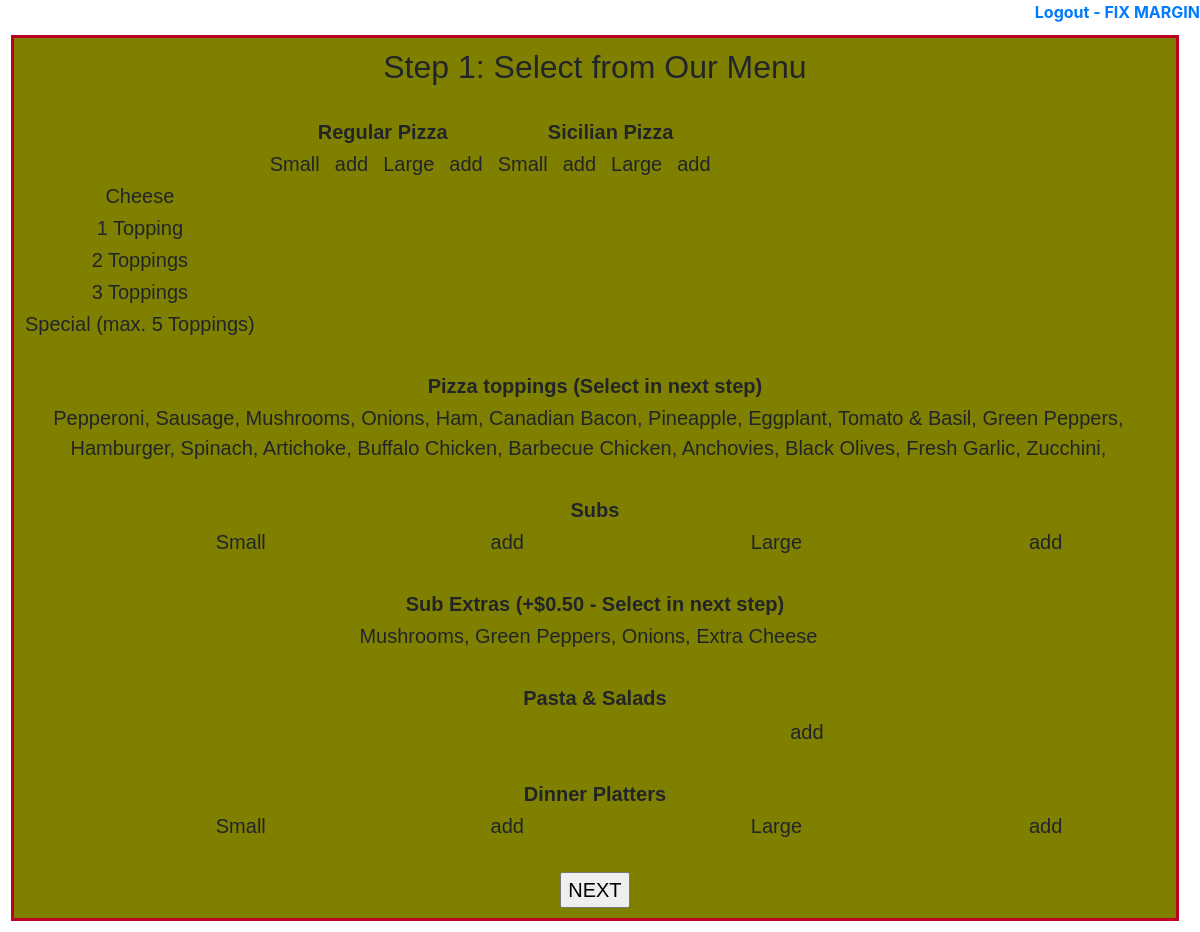
Before: / (signed in) with the older database file.
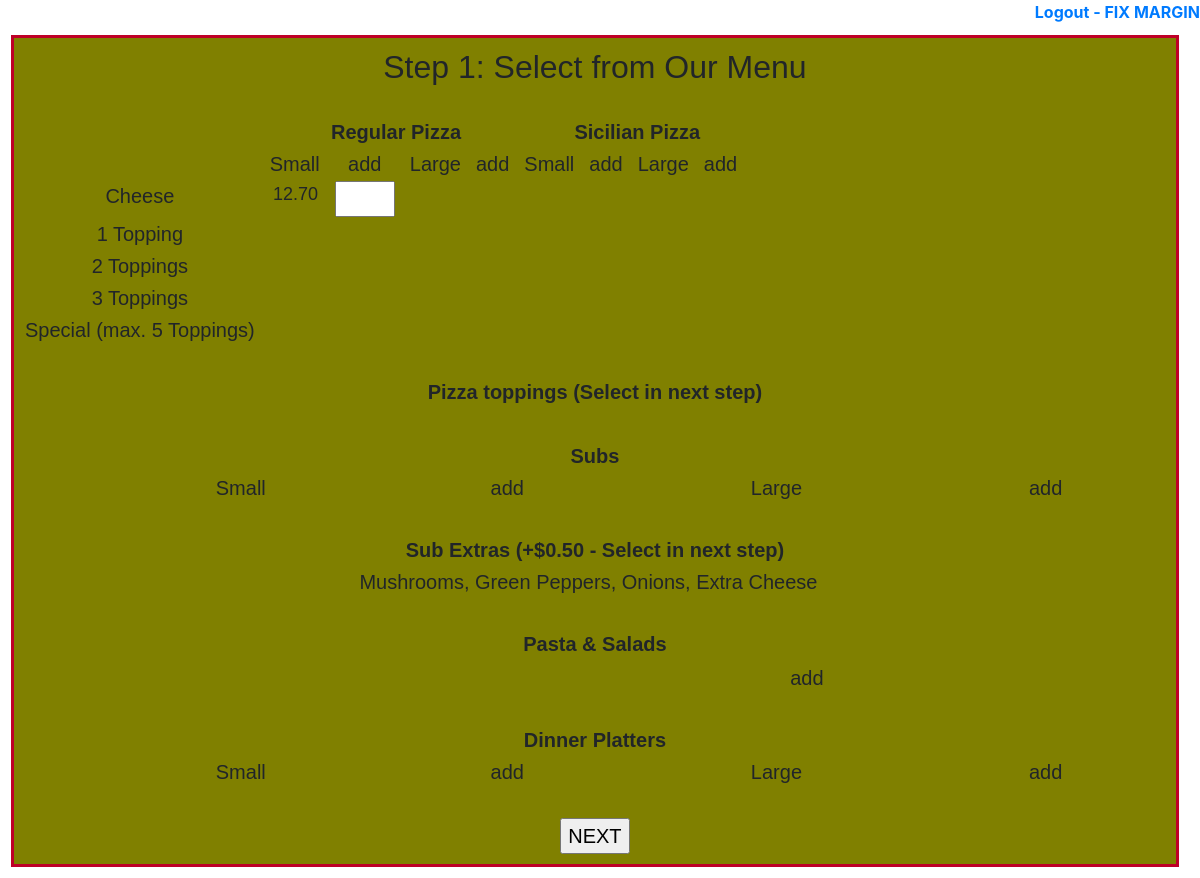
After: the same page with the newer database file.
### orders/models.py (models this page shows, shortened)
class Topping(models.Model):
  name = models.CharField(max_length=64, primary_key=True)

class Dish(models.Model):
  name = models.CharField(max_length=64, blank=True) # blank makes name optional
  size = models.CharField(max_length=1, choices=SIZE_CHOICES, default=SMALL, blank=True)
  price = models.DecimalField(max_digits=6, decimal_places=2, default=None)

class Pizza(Dish):
  dish = models.ForeignKey(Dish, on_delete=models.CASCADE, related_name="dish_id_pizza")
  REGULAR = 'REGULAR'
  SICILIAN = 'SICILIAN'
  STYLE_CHOICES = ( (REGULAR, 'Regular'), (SICILIAN, 'Sicilian'),)
  style = models.CharField(max_length=7, choices=STYLE_CHOICES, default=REGULAR)
  topping_count = models.IntegerField(default=0, validators=[MaxValueValidator(5), MinValueValidator(0)])

class Dish(models.Model):
  name = models.CharField(max_length=64, blank=True) # blank makes name optional
  size = models.CharField(max_length=1, choices=SIZE_CHOICES, default=SMALL, blank=True)
  price = models.DecimalField(max_digits=6, decimal_places=2, default=None)

### orders/views.py (the view)
# urls.py: path("", views.index, name="index"),
@login_required
def index(request):
  if request.method == 'POST':
    q_preselection = request.POST.dict()
    print("IS THERE ALREADY STH IN BASKET? ", q_preselection) # comes out empty
  cheese = Pizza.objects.filter(Q(topping_count=0)).order_by('price')
  for c in cheese:
    print("CHEESES cOME OUT AS:")
    print(c.size, c.style, c.topping_count)
  context = {
  "0top": Pizza.objects.filter(Q(topping_count=0)).order_by('price'),
  "1top": Pizza.objects.filter(Q(topping_count=1)).order_by('price'),
  "2top": Pizza.objects.filter(Q(topping_count=2)).order_by('price'),
  "3top": Pizza.objects.filter(Q(topping_count=3)).order_by('price'),
  "5top": Pizza.objects.filter(Q(topping_count=5)).order_by('price'),
  "toppings": Topping.objects.all(),
  "subs": Sub.objects.all(),
  "pastasalads": PastaSalad.objects.all(),
  "platters": Platter.objects.all()
  }
  return render(request, "pizza/index.html", context)

### orders/templates/pizza/index.html (shortened to what this page needs)
{% extends "pizza/innerlayout.html" %}
{% block head %}
{% load static %}
{% endblock %}
{% block body %}
<table width=100%>
  <tr>
    <td>
      <form action="{% url 'prebasket' %}" method="post" name="preselect" id="preselect">
        <div class="callout">
          <h2>Step 1: Select from Our Menu</h2>
          <br>
            <table class="foodmenu" >
              <tr>
                <th colspan="1"></th>
        	      <th colspan="4"><a name="regular_pizza">Regular Pizza</a></th>
                <th colspan="4"><a name="regular_pizza">Sicilian Pizza</a></th>
              </tr>
            	<tr>
            		<td></td>
            		<td>Small</td>
                <td>add</td>
            		<td>Large</td>
                <td>add</td>
                <td>Small</td>
                <td>add</td>
                <td>Large</td>
                <td>add</td>
            	</tr>
              <tr>
              <td>Cheese</td>
              {% for p in 0top %}
                <td class="price"> {{p.price}} </td>
                <td><input id ="{{p.dish.id}}" name ="{{p.dish.name}}" type="number" min="1" max="10" step="1" size="2"></td>
              {% endfor %}
              </tr>
              <tr>
              <td>1 Topping</td>
              </tr>
              <tr>
              <td>2 Toppings</td>
              </tr>
              <tr>
              <td>3 Toppings</td>
              </tr>
              <tr>
              <td>Special (max. 5 Toppings)</td>
              </tr>
          	</table>
          <br>
        	  <table width="100%" class="toppingmenu">
          	    <tbody>
          	      <tr>
          		<th colspan="2"><a name="toppings">Pizza toppings (Select in next step)</a></th>
          	      </tr>
                  <tr>
          		<td>
                {% for t in toppings %}
                {{t.name}},
                {% endfor %}
              </td>
          	      </tr>
                </tbody>
          	</table>
          <br>
            <table width="100%" class="foodmenu">
          	    <tbody>
              <tr>
              		<th colspan="5"><a name="subs">Subs</a></th>
              </tr>
              <tr>
              		<td></td>
              		<td>Small</td>
                  <td>add</td>
              		<td>Large</td>
                  <td>add</td>
            	</tr>
                </tbody>
            </table>
          <br>
            <table width="100%" class="toppingmenu">
                <tbody>
                  <tr>
              <th colspan="2"><a name="toppings">Sub Extras (+$0.50 - Select in next step)</a></th>
                  </tr>
                  <tr>
              <td >Mushrooms, Green Peppers, Onions, Extra Cheese</td>
                  </tr>
                </tbody>
            </table>
          <br>
      	    <table width="100%" class="foodmenu">
          	    <tbody>
          	      <tr>
          		<th colspan="4"><a >Pasta & Salads </a></th>
          	      </tr>
          	      <tr>
          		<td></td>
          		<td> </td>
          	      </tr>
                  <tr>
                    <td></td><td></td><td> add</td>
                  </tr>
                </tbody>
            </table>
          <br>
        	  <table width="100%" class="foodmenu">
             <tbody>
              	      <tr>
              		      <th colspan="5"><a name="dinner">Dinner Platters</a></th>
              	      </tr>
                      <tr>
                      <td></td>
                      <td>Small</td>
                      <td>add</td>
                      <td>Large</td>
                      <td>add</td>
                      </tr>
             </tbody>
            </table>
          <br>
            <table>
              <input type="submit" value="NEXT">
            </table>
        </div>
      </form>
    </td>
  </tr>
</table>
{% endblock %}

### orders/templates/pizza/innerlayout.html (shortened to what this page needs)
<!doctype html>
<html lang="en">
  <head>
    {% load static %}
    <link href="https://stackpath.bootstrapcdn.com/bootstrap/4.4.1/css/bootstrap.min.css" rel="stylesheet">
    <link href="{% static 'pizza/inner.css' %}" rel="stylesheet">
  </head>
<div align="right">
<a href="{% url 'logout' %}" name="logout"> <b> Logout - FIX MARGIN</b></a>
</div>
  <body class="text-center">
    {% block body %}
    {% endblock %}
  </body>
</html>

### orders/static/pizza/inner.css (style rules this page uses)
input[type=number] { width: 60px; }
h1,h2 { text-align: center; font-family: Verdana,Arial,Helvetica,sans-serif; margin: 0; }
div.callout { font-family: Verdana,Arial,Helvetica,sans-serif; font-size: 1.25em; text-align: center; border: medium solid #be0027; background-color: olive; margin: 0.5em; padding: 0.5em; }
td { width:auto; padding-right: 0.7em; }
.price { font-size: 18px; padding-right: -5px; }
td { vertical-align: top }

Changed rows visible on the page:
removed Topping: name "Pepperoni"
removed Topping: name "Sausage"
removed Topping: name "Mushrooms"
removed Topping: name "Onions"
removed Topping: name "Ham"
removed Topping: name "Canadian Bacon"
removed Topping: name "Pineapple"
removed Topping: name "Eggplant"
removed Topping: name "Tomato & Basil"
removed Topping: name "Green Peppers"
removed Topping: name "Hamburger"
removed Topping: name "Spinach"
removed Topping: name "Artichoke"
removed Topping: name "Buffalo Chicken"
removed Topping: name "Barbecue Chicken"
removed Topping: name "Anchovies"
removed Topping: name "Black Olives"
removed Topping: name "Fresh Garlic"
removed Topping: name "Zucchini"
added Pizza: price "12.70"
